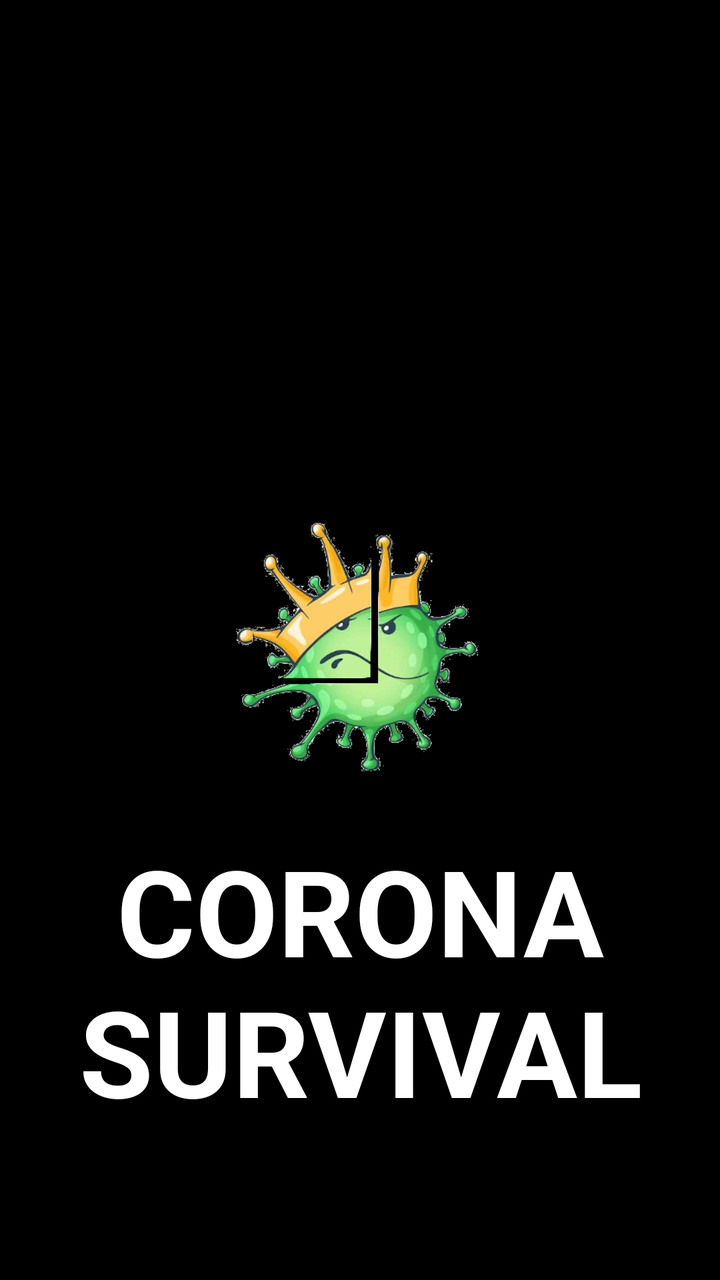
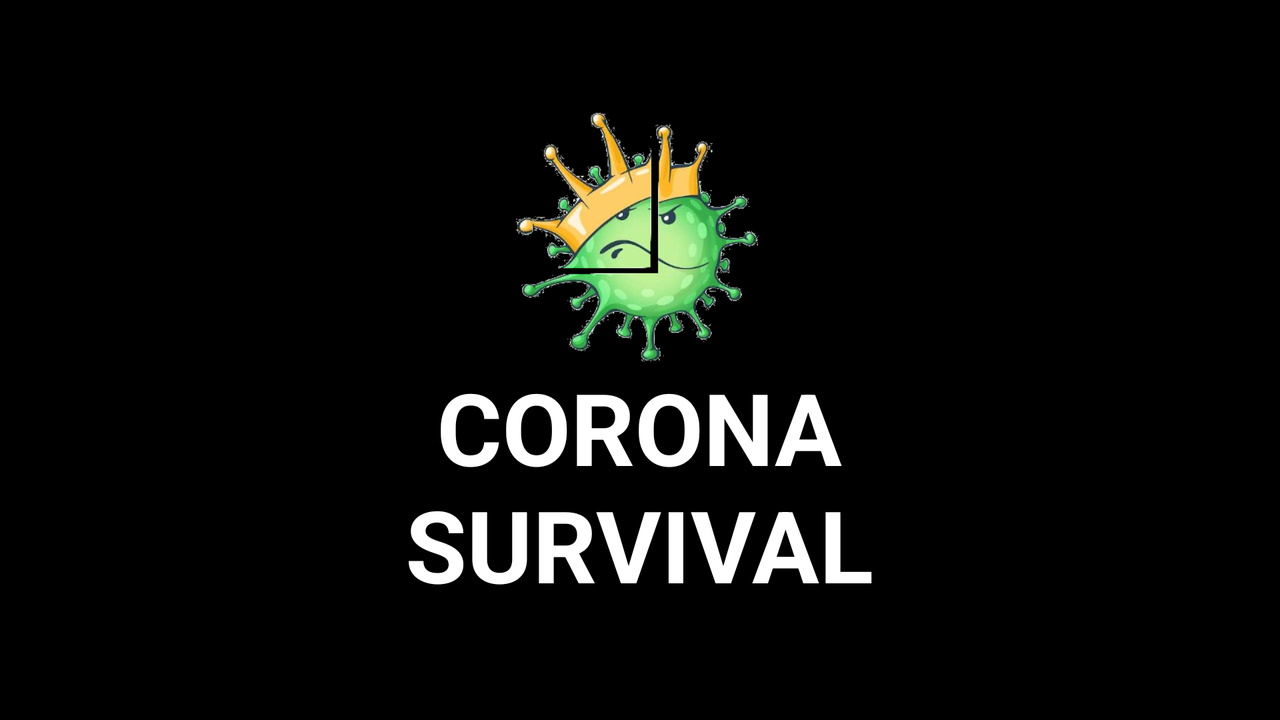

Compare how this app lays out the same screen by default and in its alternative resource folder. The renders come first, then the two layout files and the values they reference.
<!-- AndroidManifest.xml: activity theme AppTheme.noActionBar -->
<!-- res/layout/activity_splash.xml -->
<?xml version="1.0" encoding="utf-8"?>
<RelativeLayout xmlns:android="http://schemas.android.com/apk/res/android"
    xmlns:app="http://schemas.android.com/apk/res-auto"
    xmlns:tools="http://schemas.android.com/tools"
    android:layout_width="match_parent"
    android:layout_height="match_parent"
    tools:context=".SplashActivity">

    <ImageView
        android:layout_width="match_parent"
        android:layout_height="match_parent"
        android:layout_alignParentStart="true"
        android:layout_alignParentTop="true"
        android:layout_centerInParent="true"
        android:background="@android:color/black" />
    <ImageView
        android:id="@+id/splash_icon"
        android:layout_width="190dp"
        android:layout_height="190dp"
        android:layout_centerVertical="true"
        android:layout_centerHorizontal="true"
        android:background="@drawable/cs_icon2"/>

    <TextView
        android:id="@+id/app_name"
        android:layout_width="wrap_content"
        android:layout_height="wrap_content"
        android:layout_centerVertical="true"
        android:layout_centerHorizontal="true"
        android:layout_below="@+id/splash_icon"
        android:text="CORONA\nSURVIVAL"
        android:textAlignment="center"
        android:textSize="60dp"
        android:textStyle="bold"
        android:textColor="@android:color/white"/>



</RelativeLayout>
<!-- resources referenced by this layout -->
<resources>
  <!-- drawable cs_icon2: png bitmap (drawable, 98049 bytes) -->
  <style name="AppTheme.noActionBar">
          <item name="windowActionBar">false</item>
          <item name="windowNoTitle">true</item>
          <item name="android:windowFullscreen">true</item>
  
      </style>
</resources>
<!-- res/layout-land/activity_splash.xml (the repository's variant of the layout above) -->
<!-- drawn on the phone turned sideways -->
<?xml version="1.0" encoding="utf-8"?>
<RelativeLayout xmlns:android="http://schemas.android.com/apk/res/android"
    xmlns:app="http://schemas.android.com/apk/res-auto"
    xmlns:tools="http://schemas.android.com/tools"
    android:layout_width="match_parent"
    android:layout_height="match_parent"
    tools:context=".SplashActivity">


    <ImageView
        android:layout_width="match_parent"
        android:layout_height="match_parent"
        android:layout_alignParentStart="true"
        android:layout_alignParentTop="true"
        android:layout_centerInParent="true"
        android:background="@android:color/black" />
    <ImageView
        android:id="@+id/splash_icon"
        android:layout_width="190dp"
        android:layout_height="190dp"
        android:layout_marginTop="20dp"
        android:layout_centerHorizontal="true"
        android:background="@drawable/cs_icon2"/>

    <TextView
        android:id="@+id/app_name"
        android:layout_width="wrap_content"
        android:layout_height="wrap_content"
        android:layout_marginTop="180dp"
        android:layout_centerHorizontal="true"
        android:text="CORONA\nSURVIVAL"
        android:textAlignment="center"
        android:textSize="50dp"
        android:textStyle="bold"
        android:textColor="@android:color/white"/>


</RelativeLayout>
